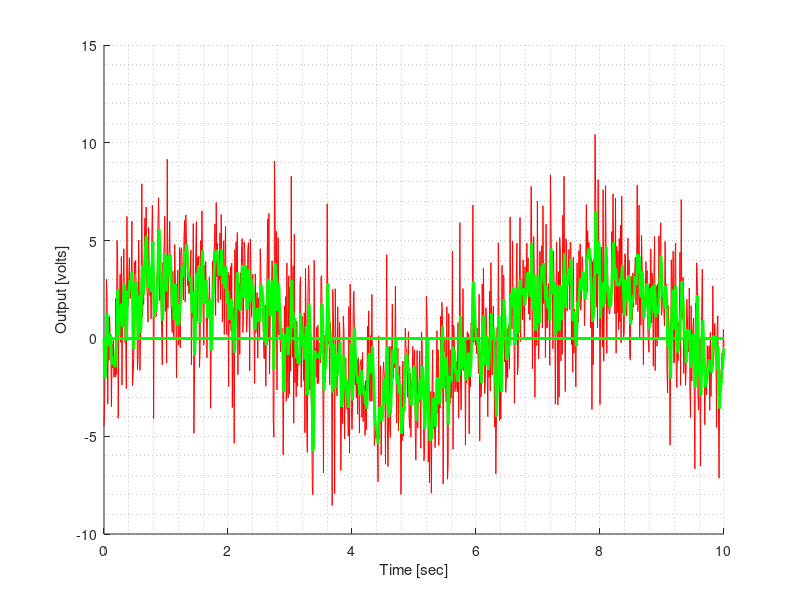
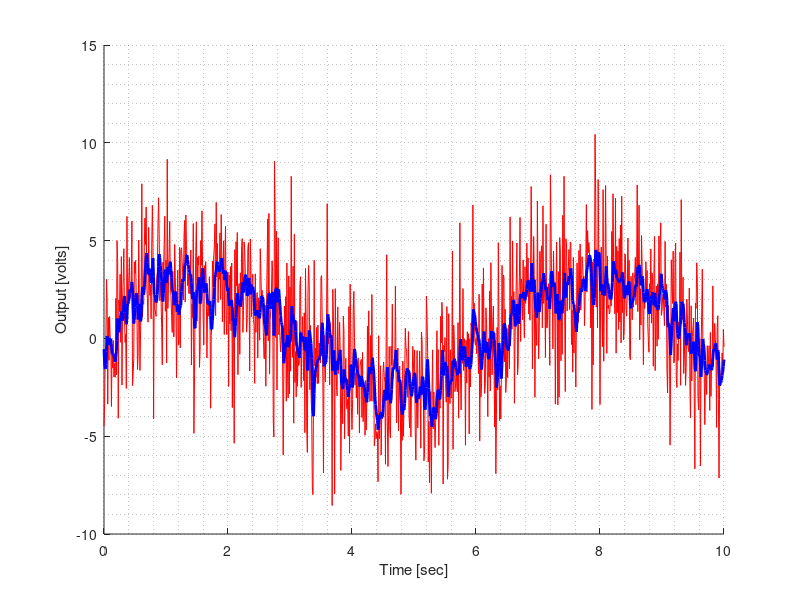

These charts were generated, in order, by the following MATLAB code:
%% Task 5: Butter
close all;
clc
% Fill in the time vector, and create noisy data
time = 0:0.01:10;
u_noisy = 3*sin(time) + 2.5*randn([1,length(time)]);

% This is the command for 25 cutoff frequency and 100 sampling frequency:
[b,a]= butter(1,14.7/166.667);

% The filter command can do the filtering
filter_command_result = filter(b,a,u_noisy);
array_y_filt = zeros(length(u_noisy));

% Now we can simulate the "loop" function in the Arduino to do the same
% thing as the filter command. 
old_y_filt = 0; % Initialize the first output
old_measurement = u_noisy(1); % Initialize the first input
array_y_filt(1) = 0;
for i = 2:length(u_noisy)
    measurement = u_noisy(i);
    y_filt= 0.2452*measurement + 0.2452*old_measurement+0.5095*old_y_filt;
    % Print this to the serial monitor
    old_y_filt = y_filt;
    old_measurement = measurement;
    % Here's where you would wait for the clock to "tick" up by 0.01
    % seconds.
    array_y_filt(i) = y_filt;
end
%%
% Plot the result
h = figure(1);
clf;
hold on;
grid minor
set(h,'Name','Hand code results');
plot(time,u_noisy,'r',time,array_y_filt,'g','Linewidth',2);
xlabel('Time [sec]');
ylabel('Output [volts]');

h = figure(2);
clf;
hold on;
grid minor
set(h,'Name','Using the filter command');
plot(time,u_noisy,'r',time,filter_command_result,'b','Linewidth',2);
xlabel('Time [sec]');
ylabel('Output [volts]');
